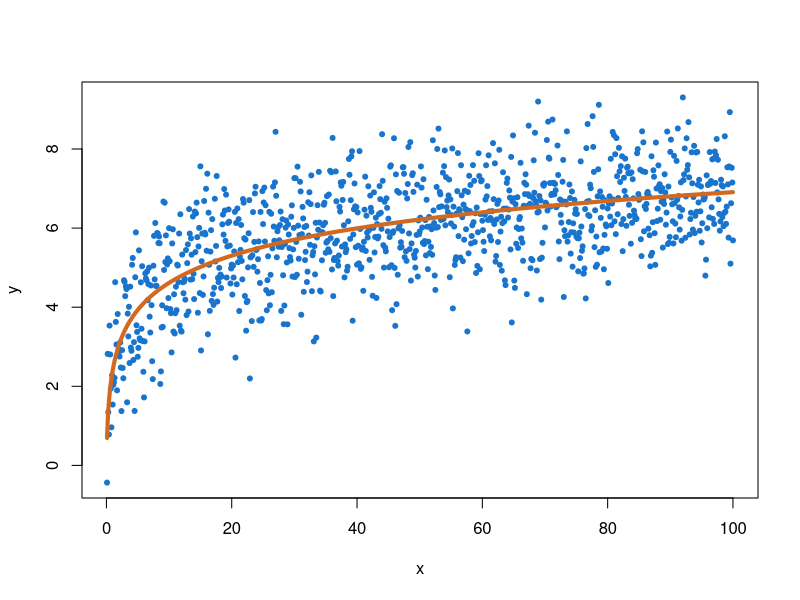
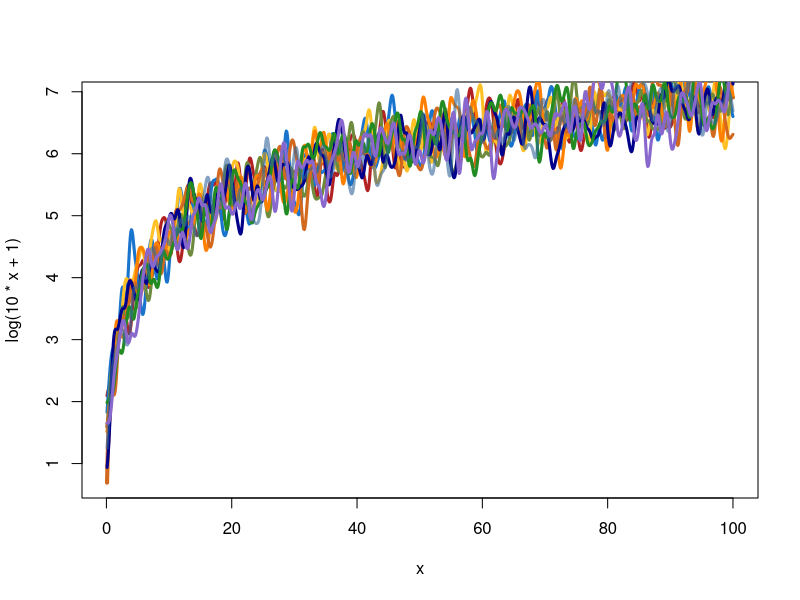

Write the R code that produced these figures, in order.
color<-c("firebrick",
         "dodgerblue3",
         "goldenrod1",
         "darkolivegreen4",
         "darkorange1",
         "chocolate",
         "darkblue",
         "forestgreen",
         rgb(0.2,0.4,0.6,0.6),
         "mediumpurple3")

# inventamos un set de datos
n<-1000
x<-seq(0.1,100,length=n)
eps<-rnorm(n)
y<-log(10*x+1)+eps
plot(x,y,pch=20, col="dodgerblue3")
 
lines(x,log(10*x+1),col="chocolate", lwd=4)

# simulamos varias muestras y graficamos la regresión no para metrica
# la complejidad del modelo en este caso estaría dada por h
# a mayor h menos complejo, a menor h más complejo,
# ¿cumple con lo visto en la teoria? juguemos

#movemos h desde 1 hasta 50
h<-1
plot(x,log(10*x+1),col="chocolate",type="l", lwd=4)
for(i in 1:10)
{
  eps<-rnorm(n)
  y<-log(10*x+1)+eps
  reg<-ksmooth(x,y,kernel = "normal", bandwidth = h,
               x.points = x)
  lines(reg$x,reg$y,col=color[i], lwd=3)
}



